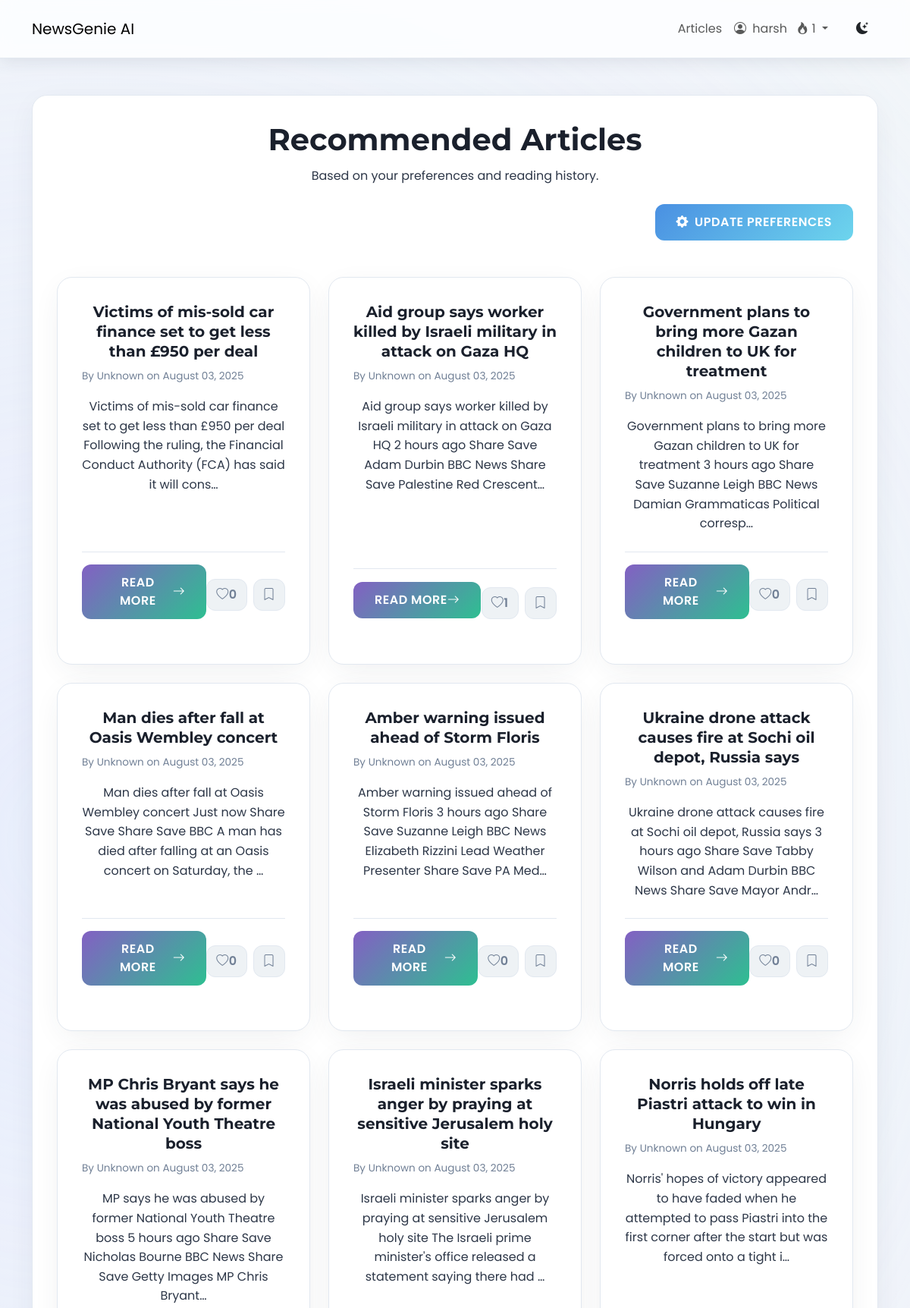
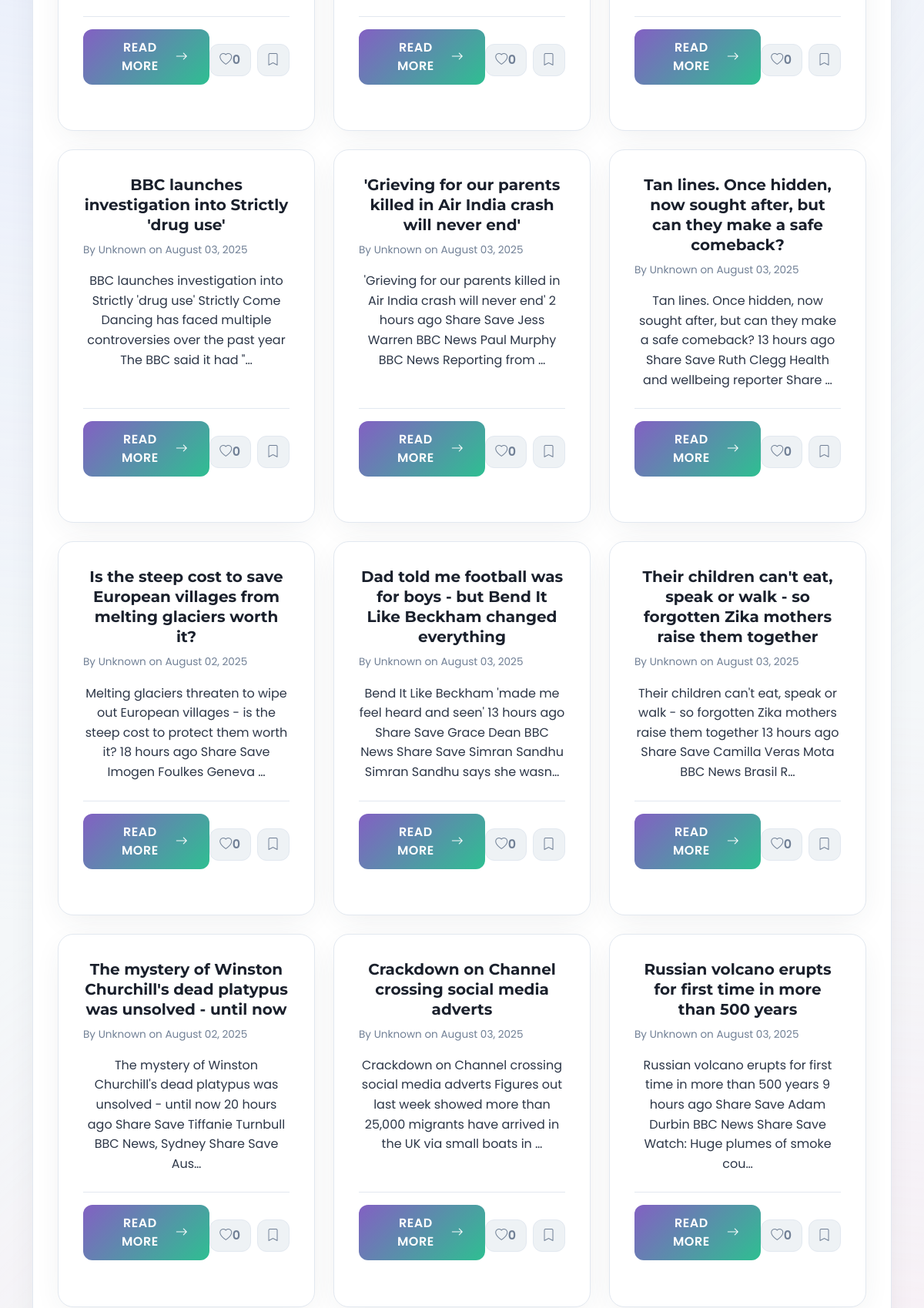
The app's page /recommendations/ (signed in, upper part) with its own data (2 pictures, top to bottom).
### users/models.py (models this page shows, shortened)
class Profile(models.Model):
    user = models.OneToOneField(User, on_delete=models.CASCADE)
    streak_count = models.IntegerField(default=0)
    last_login_date = models.DateField(null=True, blank=True)

### news/models.py (models this page shows, shortened)
class Article(models.Model):
    title = models.CharField(max_length=255)
    author = models.CharField(max_length=100, default="Unknown")
    content = models.TextField()
    url = models.URLField(unique=True)
    source = models.CharField(max_length=100)
    published_at = models.DateTimeField()
    summary = models.TextField(blank=True, null=True)
    category = models.ManyToManyField(Category, related_name='articles')
    approved = models.BooleanField(default=False)
    audio_file = models.FileField(upload_to='news_audio/', blank=True, null=True)
    reading_time = models.PositiveIntegerField(
        default=0,
        help_text="Estimated reading time in minutes"
    )
    @property
    def total_likes(self):
        return self.likes.count()
    def approved_status(self):
        return self.approved
    approved_status.boolean = True
    approved_status.short_description = "Approved"

### news/views.py (the view)
# urls.py: path('recommendations/', views.personalized_recommendations, name="recommendations"),
@login_required
def personalized_recommendations(request):
    user_pref = UserPreference.objects.filter(user=request.user).first()
    articles = Article.objects.none()
    if user_pref and user_pref.preferred_categories.exists():
        articles = Article.objects.filter(
            category__in=user_pref.preferred_categories.all(),
            approved=True
        ).distinct()
    if request.user.is_authenticated:
        liked_articles_ids = ArticleLike.objects.filter(user=request.user, article__in=articles).values_list('article__id', flat=True)
        bookmarked_articles_ids = Bookmark.objects.filter(user=request.user, article__in=articles).values_list('article__id', flat=True)
        for article in articles:
            article.is_liked_by_user = article.id in liked_articles_ids
            article.is_bookmarked_by_user = article.id in bookmarked_articles_ids
    return render(request, "news/personalized_recommendations.html", {"articles": articles})

### news/templates/news/personalized_recommendations.html (shortened to what this page needs)
{% extends 'news/base.html' %}
{% load static %}
{% block content %}
<div class="recommendations-container text-center app-card mt-5">
    <div class="page-header-section">
        <h1 class="page-title-heading">Recommended Articles</h1>
        <p class="page-subtitle-text">Based on your preferences and reading history.</p>
    </div>
    <div class="mt-4 text-end">
        <a href="{% url 'news:preferences' %}" class="btn app-btn primary-btn update-preferences-btn">
            <i class="bi bi-gear-fill me-2"></i> Update Preferences
        </a>
    </div>
    {% if articles %}
    <div class="row row-cols-1 row-cols-md-2 row-cols-lg-3 g-4 article-grid mt-4">
        {% for article in articles %}
        <div class="col">
            <div class="app-card article-card h-100">
                <div class="card-body d-flex flex-column">
                    <h5 class="card-title-article">{{ article.title }}</h5>
                    <p class="card-meta-info">By {{ article.author }} on {{ article.published_at|date:"F d, Y" }}</p>
                    <p class="card-text-summary">{{ article.summary|default:article.content|truncatechars:150 }}</p>
                    <div class="mt-auto article-actions">
                        <a href="{% url 'news:detail' article.pk %}" class="btn app-btn read-more-btn article-card-read-more">Read More <i class="bi bi-arrow-right"></i></a>
                        <div class="d-flex gap-2 justify-content-end button-group-actions mt-2">
                            <button class="btn app-btn icon-btn like-btn {% if article.is_liked_by_user %}liked{% endif %}" data-article-id="{{ article.pk }}" {% if not user.is_authenticated %}disabled title="Login to like" {% endif %}>
                                <i class="bi {% if article.is_liked_by_user %}bi-heart-fill{% else %}bi-heart{% endif %}"></i>
                                <span class="like-count">{{ article.total_likes }}</span>
                            </button>
                            <button class="btn app-btn icon-btn bookmark-btn " data-article-id="{{ article.pk }}" >
                                <i class="bi {% if article.is_bookmarked_by_user %}bi-bookmark-fill{% else %}bi-bookmark{% endif %}"></i>
                            </button>
                        </div>
                    </div>
                </div>
                <div class="card-footer article-card-footer">
                    {% for category in article.category.all %}
                        <span class="badge category-pill-small me-1">{{ category.name }}</span>
                    {% endfor %}
                </div>
            </div>
        </div>
        {% endfor %}
    </div>
    {% else %}
    <div class="text-center py-5">
        <p class="lead">No articles found matching your preferences. <br> Please update your <a href="{% url 'news:preferences' %}">preferences</a> or browse all articles.</p>
        <a href="{% url 'news:article_list' %}" class="btn app-btn primary-btn mt-3">Browse Articles</a>
    </div>
    {% endif %}
</div>
{% endblock %}

### templates/news/base.html (shortened to what this page needs)
{% load static %}
<!DOCTYPE html>
<html lang="en">
<head>
    <link href="https://cdn.jsdelivr.net/npm/bootstrap@5.3.0/dist/css/bootstrap.min.css" rel="stylesheet">
    <link rel="stylesheet" href="https://cdn.jsdelivr.net/npm/bootstrap-icons@1.10.5/font/bootstrap-icons.css">
    <link rel="stylesheet" href="{% static 'css/newsgenie.css' %}">
</head>
<body class="{{ request.COOKIES.theme|default:'light' }}-mode">
    <header class="app-navbar navbar navbar-expand-lg sticky-top">
        <div class="container">
            <a class="navbar-brand navbar-brand-custom" href="{% url 'news:homepage' %}">NewsGenie AI</a>
            <div class="collapse navbar-collapse" id="navbarNav">
                <ul class="navbar-nav ms-auto align-items-center">
                    <li class="nav-item">
                        <a class="nav-link nav-link-custom" href="{% url 'news:article_list' %}">Articles</a>
                    </li>
                    {% if user.is_authenticated %}
                        <li class="nav-item dropdown">
                            <a class="nav-link nav-link-custom dropdown-toggle" href="#" id="navbarDropdown" role="button" data-bs-toggle="dropdown" aria-expanded="false">
                                <i class="bi bi-person-circle me-1"></i>
                                {{ user.username }}
                                <span class="streak-indicator ms-2">
                                    <i class="bi bi-fire"></i> {{ user.profile.streak_count }}
                                </span>
                            </a>
                        </li>
                    {% endif %}
                    <li class="nav-item ms-3">
                        <button id="theme-toggle" class="btn theme-toggle-btn">
                            <i class="bi bi-moon-stars-fill"></i>
                        </button>
                    </li>
                </ul>
            </div>
        </div>
    </header>
    <main class="container my-5 app-content-wrapper">
        {% block content %}{% endblock %}
    </main>
</body>
</html>

### news/static/css/newsgenie.css (style rules this page uses)
:root { --font-heading: 'Montserrat', sans-serif; --font-body: 'Poppins', sans-serif; --light-bg-primary: #f4f7f9; --light-bg-secondary: #ffffff; --light-bg-tertiary: #eef2f5; --light-text-primary: #2d3748; --light-text-secondary: #718096; --light-heading-color: #1a202c; --light-border-color: #e2e8f0; --light-shadow-color: rgba(45, 55, 72, 0.1); --dark-bg-primary: #12121a; --dark-bg-secondary: #1a1a26; --dark-bg-tertiary: #242430; --dark-text-primary: #a9b3c1; --dark-text-secondary: #8a93a2; --dark-heading-color: #e8ecf3; --dark-border-color: #333344; --dark-shadow-color: rgba(0, 0, 0, 0.25); --accent-purple-start: #8360c3; --accent-purple-end: #2ebf91; --accent-blue-start: #4a90e2; --accent-blue-end: #6dd5ed; --accent-pink-start: #d4418e; --accent-pink-end: #0652c5; --accent-red: #e53e3e; --accent-green: #38a169; --accent-yellow: #d69e2e; --gradient-primary: linear-gradient(135deg, var(--accent-purple-start) 0%, var(--accent-purple-end) 100%); --gradient-secondary: linear-gradient(135deg, var(--accent-blue-start) 0%, var(--accent-blue-end) 100%); --gradient-danger: linear-gradient(135deg, var(--accent-pink-start) 0%, var(--accent-pink-end) 100%); --gradient-text: linear-gradient(135deg, #6a11cb 0%, #2575fc 100%); --border-radius-sm: 8px; --border-radius-md: 12px; --border-radius-lg: 20px; --spacing-xs: 4px; --spacing-sm: 8px; --spacing-md: 16px; --spacing-lg: 24px; --spacing-xl: 32px; --spacing-xxl: 48px; --transition-fast: 0.15s ease-in-out; --transition-normal: 0.3s cubic-bezier(0.25, 0.8, 0.25, 1); --transition-slow: 0.5s ease-in-out; }
*, *::before, *::after { box-sizing: border-box; margin: 0; padding: 0; }
html { scroll-behavior: smooth; }
body { font-family: var(--font-body); font-size: 16px; line-height: 1.7; background-color: var(--light-bg-primary); color: var(--light-text-primary); transition: background-color var(--transition-normal), color var(--transition-normal); position: relative; min-height: 100vh; overflow-x: hidden; }
body::before { content: ''; position: fixed; top: 0; left: 0; width: 100%; height: 100%; z-index: -1; pointer-events: none; background: radial-gradient(circle at 10% 20%, #e0e7ff, transparent 40%), radial-gradient(circle at 90% 80%, #ffe0f0, transparent 40%); opacity: 0.6; transition: opacity var(--transition-slow); }
h1, h2, h3, h4, h5, h6 { font-family: var(--font-heading); font-weight: 700; color: var(--light-heading-color); line-height: 1.3; transition: color var(--transition-normal); }
a { color: var(--accent-purple-start); text-decoration: none; transition: color var(--transition-fast); }
.app-card { background-color: var(--light-bg-secondary); border-radius: var(--border-radius-lg); box-shadow: 0 10px 40px -10px var(--light-shadow-color); border: 1px solid var(--light-border-color); transition: all var(--transition-normal); padding: var(--spacing-xl); }
.app-btn { padding: 12px 28px; font-size: 1rem; font-weight: 600; border-radius: var(--border-radius-md); border: none; cursor: pointer; transition: all var(--transition-normal); text-align: center; display: inline-flex; align-items: center; justify-content: center; text-transform: uppercase; letter-spacing: 0.5px; }
.app-btn.primary-btn { background: var(--gradient-secondary); color: white; }
.app-navbar { background-color: rgba(255, 255, 255, 0.8) !important; backdrop-filter: saturate(180%) blur(10px); box-shadow: 0 4px 20px var(--light-shadow-color); border-bottom: 1px solid var(--light-border-color); transition: all var(--transition-normal); padding: 1rem 0; }
.article-card { border-width: 1px; display: flex; flex-direction: column; }
.card-title-article { font-weight: 700; font-size: 1.25rem; margin-bottom: 0.5rem; }
.card-meta-info { font-size: 0.85rem; color: var(--light-text-secondary); margin-bottom: 1rem; display: flex; justify-content: space-between; flex-wrap: wrap; gap: 8px; }
.card-text-summary { line-height: 1.6; margin-bottom: 1.5rem; flex-grow: 1; }
.article-actions { display: flex; justify-content: space-between; align-items: center; padding-top: 1rem; border-top: 1px solid var(--light-border-color); }
.read-more-btn { background: var(--gradient-primary); color: white; }
.button-group-actions .icon-btn { background-color: var(--light-bg-tertiary) !important; color: var(--light-text-secondary) !important; border: 1px solid var(--light-border-color); padding: 8px 12px; font-size: 1rem; border-radius: var(--border-radius-md); }

### records on screen
Article: title "Victims of mis-sold car finance set to get less than £950 per deal", author "Unknown", published_at "August 03, 2025", summary "Victims of mis-sold car finance set to get less than £950 per deal Following the ruling, the Financial Conduct Authority (FCA) has said it will cons…", total_likes "0"
Article: title "Aid group says worker killed by Israeli military in attack on Gaza HQ", author "Unknown", published_at "August 03, 2025", summary "Aid group says worker killed by Israeli military in attack on Gaza HQ 2 hours ago Share Save Adam Durbin BBC News Share Save Palestine Red Crescent…", total_likes "1"
Article: title "Government plans to bring more Gazan children to UK for treatment", author "Unknown", published_at "August 03, 2025", summary "Government plans to bring more Gazan children to UK for treatment 3 hours ago Share Save Suzanne Leigh BBC News Damian Grammaticas Political corresp…", total_likes "0"
Article: title "Man dies after fall at Oasis Wembley concert", author "Unknown", published_at "August 03, 2025", summary "Man dies after fall at Oasis Wembley concert Just now Share Save Share Save BBC A man has died after falling at an Oasis concert on Saturday, the …", total_likes "0"
Article: title "Amber warning issued ahead of Storm Floris", author "Unknown", published_at "August 03, 2025", summary "Amber warning issued ahead of Storm Floris 3 hours ago Share Save Suzanne Leigh BBC News Elizabeth Rizzini Lead Weather Presenter Share Save PA Med…", total_likes "0"
Article: title "Ukraine drone attack causes fire at Sochi oil depot, Russia says", author "Unknown", published_at "August 03, 2025", summary "Ukraine drone attack causes fire at Sochi oil depot, Russia says 3 hours ago Share Save Tabby Wilson and Adam Durbin BBC News Share Save Mayor Andr…", total_likes "0"
Article: title "MP Chris Bryant says he was abused by former National Youth Theatre boss", author "Unknown", published_at "August 03, 2025", summary "MP says he was abused by former National Youth Theatre boss 5 hours ago Share Save Nicholas Bourne BBC News Share Save Getty Images MP Chris Bryant…", total_likes "0"
Article: title "Israeli minister sparks anger by praying at sensitive Jerusalem holy site", author "Unknown", published_at "August 03, 2025", summary "Israeli minister sparks anger by praying at sensitive Jerusalem holy site The Israeli prime minister's office released a statement saying there had …", total_likes "0"
Article: title "Norris holds off late Piastri attack to win in Hungary", author "Unknown", published_at "August 03, 2025", summary "Norris' hopes of victory appeared to have faded when he attempted to pass Piastri into the first corner after the start but was forced onto a tight i…", total_likes "0"
Article: title "BBC launches investigation into Strictly 'drug use'", author "Unknown", published_at "August 03, 2025", summary "BBC launches investigation into Strictly 'drug use' Strictly Come Dancing has faced multiple controversies over the past year The BBC said it had \"…", total_likes "0"
Article: title "'Grieving for our parents killed in Air India crash will never end'", author "Unknown", published_at "August 03, 2025", summary "'Grieving for our parents killed in Air India crash will never end' 2 hours ago Share Save Jess Warren BBC News Paul Murphy BBC News Reporting from …", total_likes "0"
Article: title "Tan lines. Once hidden, now sought after, but can they make a safe comeback?", author "Unknown", published_at "August 03, 2025", summary "Tan lines. Once hidden, now sought after, but can they make a safe comeback? 13 hours ago Share Save Ruth Clegg Health and wellbeing reporter Share …", total_likes "0"
Article: title "Is the steep cost to save European villages from melting glaciers worth it?", author "Unknown", published_at "August 02, 2025", summary "Melting glaciers threaten to wipe out European villages - is the steep cost to protect them worth it? 18 hours ago Share Save Imogen Foulkes Geneva …", total_likes "0"
Article: title "Dad told me football was for boys - but Bend It Like Beckham changed everything", author "Unknown", published_at "August 03, 2025", summary "Bend It Like Beckham 'made me feel heard and seen' 13 hours ago Share Save Grace Dean BBC News Share Save Simran Sandhu Simran Sandhu says she wasn…", total_likes "0"
Article: title "Their children can't eat, speak or walk - so forgotten Zika mothers raise them together", author "Unknown", published_at "August 03, 2025", summary "Their children can't eat, speak or walk - so forgotten Zika mothers raise them together 13 hours ago Share Save Camilla Veras Mota BBC News Brasil R…", total_likes "0"
Article: title "The mystery of Winston Churchill's dead platypus was unsolved - until now", author "Unknown", published_at "August 02, 2025", summary "The mystery of Winston Churchill's dead platypus was unsolved - until now 20 hours ago Share Save Tiffanie Turnbull BBC News, Sydney Share Save Aus…", total_likes "0"
Article: title "Crackdown on Channel crossing social media adverts", author "Unknown", published_at "August 03, 2025", summary "Crackdown on Channel crossing social media adverts Figures out last week showed more than 25,000 migrants have arrived in the UK via small boats in …", total_likes "0"
Article: title "Russian volcano erupts for first time in more than 500 years", author "Unknown", published_at "August 03, 2025", summary "Russian volcano erupts for first time in more than 500 years 9 hours ago Share Save Adam Durbin BBC News Share Save Watch: Huge plumes of smoke cou…", total_likes "0"

### other values on screen
{{ user.username }} "harsh"
{{ user.profile.streak_count }} "1"
